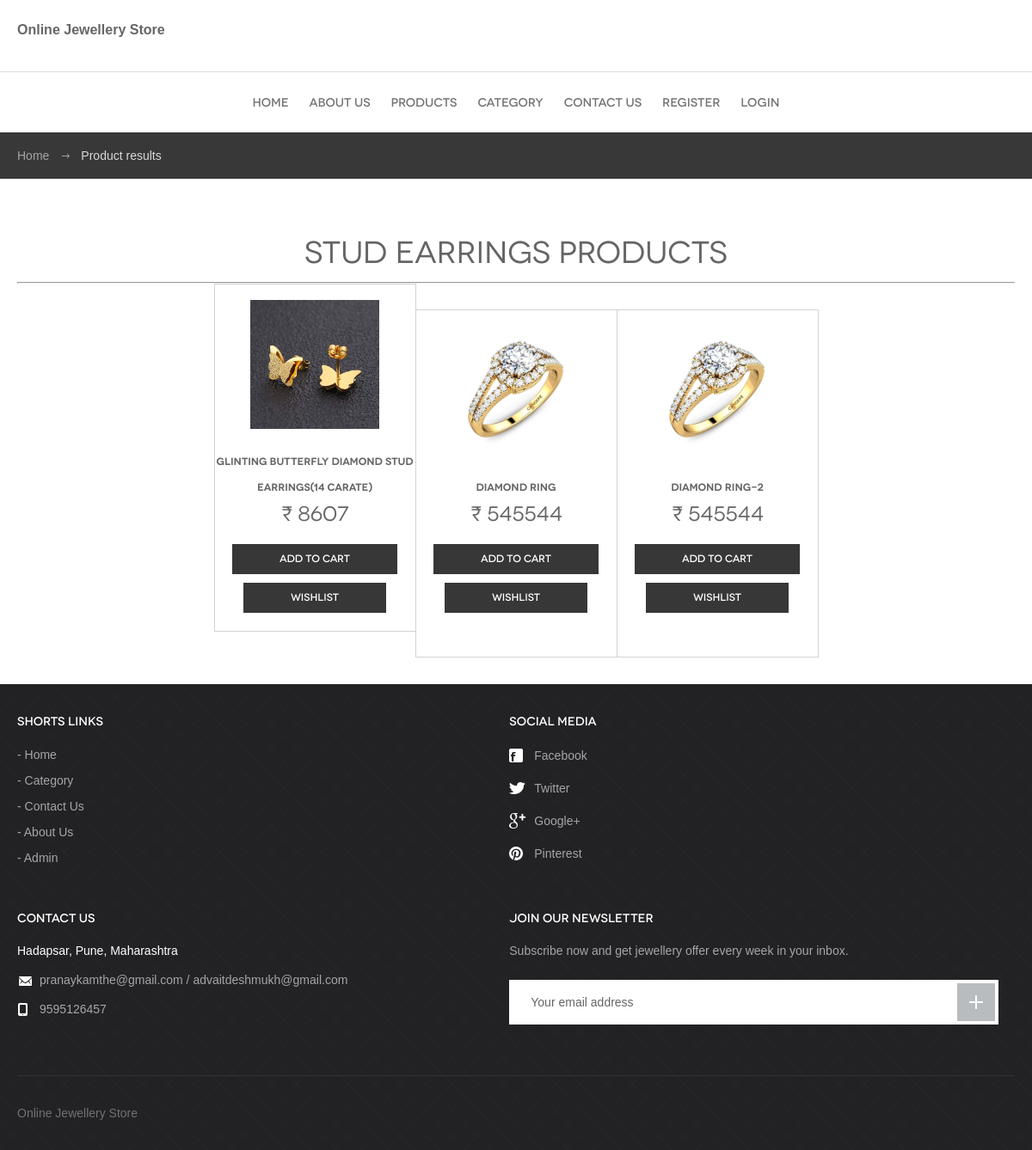
Screenshot of /SJOS/product-subcategory.php?pscid=1&&subcatname=Stud Earrings with the database file from the repository.
### tables this page shows
CREATE TABLE `products` (
  `id` int(11) NOT NULL,
  `category` int(11) NOT NULL,
  `subCategory` int(11) DEFAULT NULL,
  `type` varchar(100) DEFAULT NULL,
  `productName` varchar(255) DEFAULT NULL,
  `productweight` varchar(255) DEFAULT NULL,
  `productPrice` int(11) DEFAULT NULL,
  `gender` varchar(100) DEFAULT NULL,
  `productDescription` longtext DEFAULT NULL,
  `productImage1` varchar(255) DEFAULT NULL,
  `productImage2` varchar(255) DEFAULT NULL,
  `productImage3` varchar(255) DEFAULT NULL,
  `shippingCharge` int(11) DEFAULT NULL,
  `productAvailability` varchar(255) DEFAULT NULL,
  `postingDate` timestamp NULL DEFAULT current_timestamp(),
  `updationDate` timestamp NULL DEFAULT NULL ON UPDATE current_timestamp(),
  `addedBy` int(11) DEFAULT NULL,
  `lastUpdatedBy` int(2) DEFAULT NULL
);

CREATE TABLE `tblpage` (
  `ID` int(10) NOT NULL,
  `PageType` varchar(200) DEFAULT NULL,
  `PageTitle` mediumtext DEFAULT NULL,
  `PageDescription` mediumtext DEFAULT NULL,
  `Email` varchar(200) DEFAULT NULL,
  `MobileNumber` bigint(10) DEFAULT NULL,
  `UpdationDate` date DEFAULT NULL,
  `Timing` varchar(200) NOT NULL
);

### SJOS/product-subcategory.php (the view, shortened to what this page needs)
<?php
include('includes/config.php');
  ?>
<!DOCTYPE html>
<html lang="en">
<head>
	<link rel="stylesheet" media="all" href="css/style.css">
</head>
<body>
	<?php include_once('includes/header.php');?>
	<div id="breadcrumbs">
		<div class="container">
			<ul>
				<li><a href="index.php">Home</a></li>
				<li>Product results</li>
			</ul>
		</div>
	</div>
	<div id="body">
		<div class="container">
			<div class="products-wrap">
				<div id="content">
								<h1 align="center"><?php echo $_GET['subcatname'];?> Products</h1>
								<hr />
					<section class="products">
<?php
$pscid=intval($_GET['pscid']);
$ret=mysqli_query($con,"select * from products where subCategory='$pscid'");
while ($row=mysqli_fetch_array($ret)) {
?><article>
							<a href="single-product.php?pid=<?php  echo $row['id'];?>"><img src="admin/productimages/<?php echo $row['productImage1'];?>" height="150" alt=""></a>
							<h3><a href="single-product.php?pid=<?php  echo $row['id'];?>"><?php echo $row['productName'];?></a></h3>
							<h4><a href="single-product.php?pid=<?php  echo $row['id'];?>">₹ <?php echo $row['productPrice'];?></a></h4>
											<?php if($_SESSION['jsmsuid']==""){?>
							<a href="login.php" class="btn-grey">Add to cart</a>
<?php } ?>
<div style="margin-top:4%;">
<?php if($_SESSION['jsmsuid']==""){?>
							<a href="login.php" class="btn-grey">Wishlist</a>
<?php } ?>
						</article>
						<?php } ?>
					</section>
				</div>
			</div>
		</div>
	</div>
	<?php include_once('includes/footer.php');?>
</body>
</html>

### SJOS/includes/footer.php (shortened to what this page needs)
<footer id="footer">
              <div class="container">
                     <div class="cols">
                            <div class="col">
                                   <h3>Shorts Links</h3>
                                   <ul>
                                          <li><a href="index.php">Home </a></li>
                                          <li><a href="category.php">Category</a></li>
                                          <li><a href="contact.php">Contact Us</a></li>
                                          <li><a href="about.php">About Us</a></li>
                                          <li><a href="admin/index.php">Admin </a></li>
                                   </ul>
                            </div>
                            <div class="col media">
                                   <h3>Social media</h3>
                                   <ul class="social">
                                          <li><a href="#"><span class="ico ico-fb"></span>Facebook</a></li>
                                          <li><a href="#"><span class="ico ico-tw"></span>Twitter</a></li>
                                          <li><a href="#"><span class="ico ico-gp"></span>Google+</a></li>
                                          <li><a href="#"><span class="ico ico-pi"></span>Pinterest</a></li>
                                   </ul>
                            </div>
                            <div class="col contact">
                                   <?php
$ret=mysqli_query($con,"select * from tblpage where PageType='contactus' ");
while ($row=mysqli_fetch_array($ret)) {
?>
                                   <h3><?php  echo $row['PageTitle'];?></h3>
                                   <p style="color: white"><?php  echo $row['PageDescription'];?></p>
                                   <p><span class="ico ico-em"></span><?php  echo $row['Email'];?></p>
                                   <p><span class="ico ico-ph"></span><?php  echo $row['MobileNumber'];?></p><?php } ?>
                            </div>
                            <div class="col newsletter">
                                   <h3>Join our newsletter</h3>
                                   <p>Subscribe now and get jewellery offer every week in your inbox.</p>
                                   <form action="#" method="post">
                                         <input type="email" name="email" placeholder="Your email address">
                                          <button type="submit" name="sub"></button>
                                   </form>
                            </div>
                     </div>
                     <p class="copy">Online Jewellery Store</p>
              </div>
       </footer>

### rows the page displays
products: productImage1 (picture), productName "Glinting Butterfly Diamond Stud Earrings(14 Carate)", productPrice "8607"
products: productImage1 (picture), productName "Diamond Ring", productPrice "545544"
products: productImage1 (picture), productName "Diamond Ring-2", productPrice "545544"
tblpage: PageTitle "CONTACT US", PageDescription "Hadapsar, Pune, Maharashtra", Email "pranaykamthe@gmail.com / advaitdeshmukh@gmail.com", MobileNumber "9595126457"

### other values shown
$_GET['subcatname'] "Stud Earrings"
